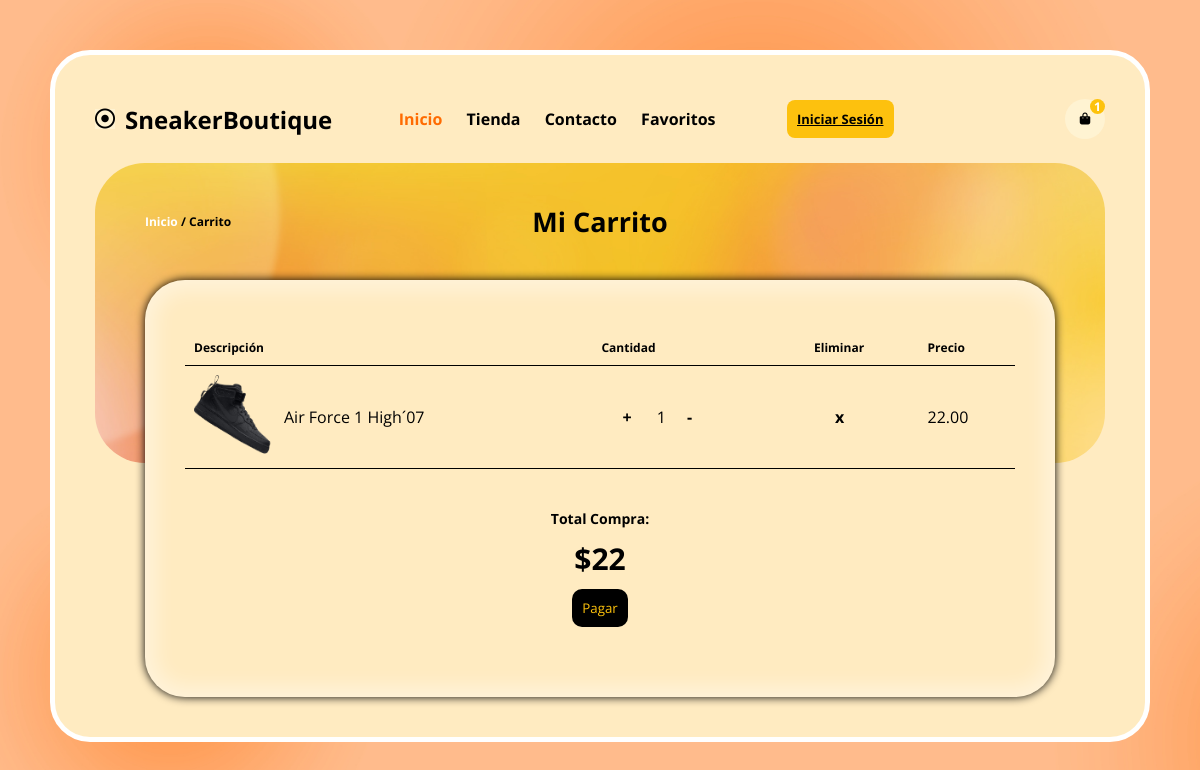
Screenshot of /carrito.php?producto=4 with the database file from the repository.
### tables this page shows
CREATE TABLE `tenis_snk` (
  `id` int(11) NOT NULL,
  `name` varchar(255) NOT NULL,
  `details` text DEFAULT NULL,
  `category` varchar(255) NOT NULL DEFAULT 'Sin Categoría',
  `price` decimal(10,2) NOT NULL,
  `image` varchar(255) NOT NULL
);

### carrito.php (the view, shortened to what this page needs)
<?php
include 'db_connection.php';
function obtenerInfoProductoDesdeBD($producto) {
    global $conn;
    $sql = "SELECT name, price FROM tenis_snk WHERE id = '$producto'";
    $result = $conn->query($sql);
    if ($result && $result->num_rows > 0) {
        return $result->fetch_assoc();
    } else {
        return array();
    }
}
function obtenerUrlImagen($conn, $producto) {
    $query = "SELECT image FROM tenis_snk WHERE id = ?";
    $stmt = $conn->prepare($query);
    $stmt->bind_param('i', $producto);
    $stmt->execute();
    $stmt->bind_result($imagen);
    if ($stmt->fetch()) {
        return 'img/' . $imagen;
    } else {
        echo "Error al obtener la URL de la imagen: " . $stmt->error;
        return '';
    }
}
?>
<!DOCTYPE html>
<html lang="es">
<head>
    <link rel="stylesheet" href="https://cdnjs.cloudflare.com/ajax/libs/font-awesome/6.4.2/css/all.min.css" />
    <link rel="stylesheet" href="estilo.css">
</head>
<body>
<div class="contenedor">
    <?php
    include 'header.php';
    ?>
    <section class="contenedor-seccion">
        <div class="header-seccion">
            <div class="col">
                <strong><span class="link-blanco">Inicio</span> / Carrito</strong>
            </div>
            <div class="centro">
                <h2>Mi Carrito</h2>
            </div>
        </div>
        <section class="mi-carrito">
            <div class="productos-carrito">
                <?php
                if (!empty($_SESSION['tienda'])) {
                    echo "<table class='carrito-table'>";
                    echo "<thead>";
                    echo "<tr>";
                    echo "<th>Descripción</th>";
                    echo "<th>Cantidad</th>";
                    echo "<th>Eliminar</th>";
                    echo "<th>Precio</th>";
                    echo "</tr>";
                    echo "</thead>";
                    echo "<tbody>";
                    $total = 0;
                    foreach ($_SESSION['tienda'] as $producto => $detalles) {
                        $productoInfo = obtenerInfoProductoDesdeBD($producto);
                        if (!empty($productoInfo)) {
                            echo "<tr>";
                            echo "<td>";
                            echo "<div class='descripcion-imagen'>";
                            echo "<img src='" . obtenerUrlImagen($conn, $producto) . "' alt='{$producto}' class='imagen-producto'>";
                            echo "<span>{$productoInfo['name']}</span>";
                            echo "</div>";
                            echo "</td>";
                            echo "<td>";
                            echo "<a class='aumentar' href='carrito.php?aumentar={$producto}'>+</a>";
                            echo " {$detalles['cantidad']}";
                            echo "<a class='reducir' href='carrito.php?reducir={$producto}'>-</a>";
                            echo "</td>";
                            echo "<td><a class='eliminar' href='carrito.php?eliminar={$producto}'>x</a></td>";
                            $precioDesdeBD = $productoInfo["price"];
                            echo "<td>{$precioDesdeBD}</td>";
                            echo "</tr>";
                            $subtotal = $detalles['cantidad'] * $productoInfo["price"];
                            $total += $subtotal;
                        }
                    }
                    echo "</tbody>";
                    echo "</table>";
                    echo "<div class='finalizar-compra'>";
                    echo "<h3>Total Compra:</h3>";
                    echo "<div class='monto'>$$total</div>";
                    echo "<form id='formularioPago' action='carrito.php' method='post'>";
                    echo "<button type='submit' class='btn-pagar'>Pagar</button>";
                    echo "</form>";
                    echo "</div>";
                } else {
                    echo "<p>No hay productos en el carrito.</p>";
                }
                ?>
        </section>
    </section>
</div>
</body>
</html>

### estilo.css (style rules this page uses)
* { margin: 0; padding: 0; box-sizing: border-box; font-family: 'Open Sans'; }
body { background: url("img/fondo.jpg"); background-size: cover; background-attachment: fixed; padding: 50px; }
.contenedor { background-color: #ffebc1; max-width: 1200px; margin: auto; padding: 40px; border-radius: 40px; border: 5px solid #fff; }
.contenedor-seccion { position: relative; }
.header-seccion { position: relative; font-size: 12px; display: flex; justify-content: space-between; align-items: center; margin-top: 20px; padding: 40px 50px; }
.header-seccion .col { width: 30%; }
.header-seccion .link-blanco { color: #fff; }
.header-seccion .centro { font-size: 18px; }
.mi-carrito { position: relative; padding: 0 50px; }
.mi-carrito .productos-carrito { padding: 50px 40px; background:#ffebc1; border-radius: 40px; box-shadow: inset 0 0 20px 10px rgba(255,255,255,.4), 0px 0 10px 0 #000; font-size: 12px; }
.aumentar { margin-right: 10px; text-decoration: none; }
.reducir { margin-left: 10px; text-decoration: none; }
.eliminar { text-decoration: none; }
.aumentar, .reducir, .eliminar { display: inline-block; padding: 8px 16px; font-size: 16px; font-weight: bold; color: black; text-decoration: none; border-radius: 5px; margin: 0 5px; }
.mi-carrito table { width: 100%; border-collapse: collapse; margin-bottom: 20px; }
.mi-carrito th, .mi-carrito td { padding: 9px; text-align: left; }
.mi-carrito img { max-width: 80px; max-height: 80px; margin-right: 10px; }
.descripcion-imagen { vertical-align: middle; }
.descripcion-imagen img { max-height: 100%; vertical-align: middle; }
.descripcion-imagen span { display: inline-block; vertical-align: middle; }
tr { border-bottom: solid black 1px; }
td { color: black; }
.carrito-table td { font-size: 16px; }
.descripcion-imagen span { font-size: 16px; }
.mi-carrito .productos-carrito .finalizar-compra { padding: 20px; text-align: center; }
.mi-carrito .productos-carrito .finalizar-compra .monto { font-size: 30px; font-weight: bold; margin: 10px 0; }
.mi-carrito .productos-carrito .finalizar-compra .btn-pagar { width: auto; background-color: #000; color: #fdc20c; border: none; padding: 10px; width: fit-content; border-radius: 10px; cursor: pointer; }

### rows the page displays
tenis_snk: image (picture), name "Air Force 1 High´07", price "22.00"

### other values shown
$cantidadProductos "1"
$detalles['cantidad'] "1"
$total "22"
